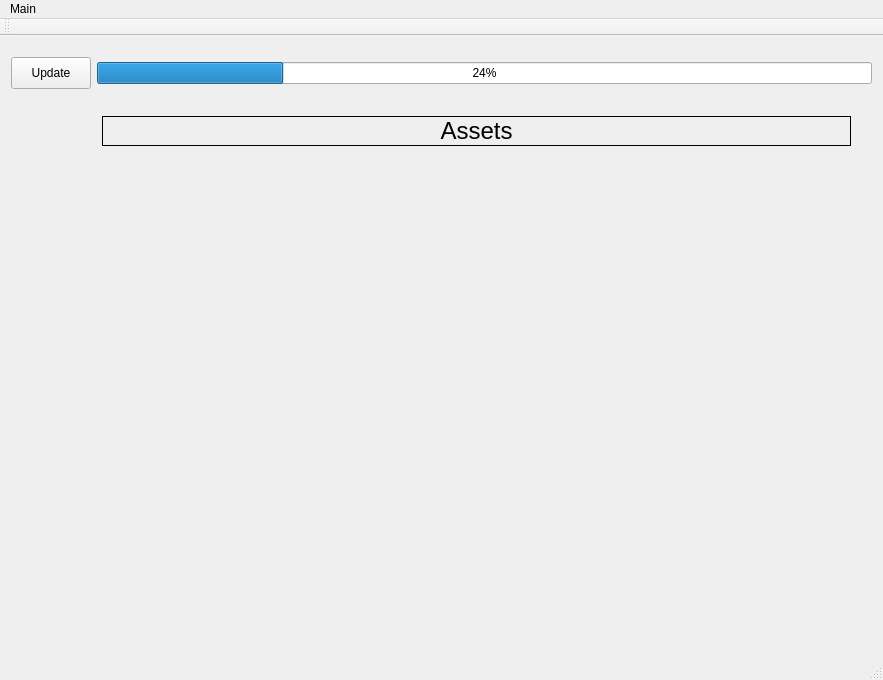
<?xml version="1.0" encoding="UTF-8"?>
<ui version="4.0">
 <class>MainWindow</class>
 <widget class="QMainWindow" name="MainWindow">
  <property name="geometry">
   <rect>
    <x>0</x>
    <y>0</y>
    <width>883</width>
    <height>680</height>
   </rect>
  </property>
  <property name="windowTitle">
   <string>MainWindow</string>
  </property>
  <widget class="QWidget" name="centralWidget">
   <layout class="QVBoxLayout" name="verticalLayout_3">
    <item>
     <layout class="QHBoxLayout" name="horizontalLayout">
      <property name="topMargin">
       <number>10</number>
      </property>
      <item>
       <widget class="QPushButton" name="pbRefresh">
        <property name="minimumSize">
         <size>
          <width>0</width>
          <height>32</height>
         </size>
        </property>
        <property name="text">
         <string>Update</string>
        </property>
        <property name="icon">
         <iconset resource="resource.qrc">
          <normaloff>:/icons/refresh</normaloff>:/icons/refresh</iconset>
        </property>
       </widget>
      </item>
      <item>
       <widget class="QProgressBar" name="updateBar">
        <property name="value">
         <number>24</number>
        </property>
       </widget>
      </item>
     </layout>
    </item>
    <item>
     <layout class="QHBoxLayout" name="horizontalLayout_2">
      <property name="leftMargin">
       <number>10</number>
      </property>
      <property name="topMargin">
       <number>10</number>
      </property>
      <property name="rightMargin">
       <number>10</number>
      </property>
      <property name="bottomMargin">
       <number>10</number>
      </property>
      <item>
       <widget class="SideBar" name="sidemenu" native="true">
        <property name="minimumSize">
         <size>
          <width>64</width>
          <height>0</height>
         </size>
        </property>
        <layout class="QGridLayout" name="gridLayout"/>
       </widget>
      </item>
      <item>
       <widget class="QStackedWidget" name="stackedPane">
        <property name="currentIndex">
         <number>2</number>
        </property>
        <widget class="QWidget" name="_0_splash">
         <layout class="QVBoxLayout" name="verticalLayout">
          <item>
           <widget class="QLabel" name="logo">
            <property name="sizePolicy">
             <sizepolicy hsizetype="Preferred" vsizetype="Preferred">
              <horstretch>0</horstretch>
              <verstretch>0</verstretch>
             </sizepolicy>
            </property>
            <property name="text">
             <string/>
            </property>
            <property name="pixmap">
             <pixmap resource="resource.qrc">:/icons/icon0</pixmap>
            </property>
            <property name="alignment">
             <set>Qt::AlignmentFlag::AlignCenter</set>
            </property>
           </widget>
          </item>
         </layout>
        </widget>
        <widget class="ZLogin" name="_1_login"/>
        <widget class="QWidget" name="_2_assets">
         <layout class="QVBoxLayout" name="verticalLayout_2" stretch="0,1">
          <item>
           <widget class="QLabel" name="label_2">
            <property name="font">
             <font>
              <pointsize>18</pointsize>
             </font>
            </property>
            <property name="locale">
             <locale language="English" country="UnitedStates"/>
            </property>
            <property name="frameShape">
             <enum>QFrame::Shape::Box</enum>
            </property>
            <property name="text">
             <string>Assets</string>
            </property>
            <property name="textFormat">
             <enum>Qt::TextFormat::PlainText</enum>
            </property>
            <property name="alignment">
             <set>Qt::AlignmentFlag::AlignCenter</set>
            </property>
           </widget>
          </item>
          <item>
           <widget class="ZAssetsWidget" name="assets" native="true"/>
          </item>
         </layout>
        </widget>
        <widget class="QWidget" name="_3_tickets">
         <layout class="QFormLayout" name="formLayout_3">
          <item row="0" column="0" colspan="2">
           <widget class="QLabel" name="label_3">
            <property name="font">
             <font>
              <pointsize>18</pointsize>
             </font>
            </property>
            <property name="locale">
             <locale language="English" country="UnitedStates"/>
            </property>
            <property name="frameShape">
             <enum>QFrame::Shape::Box</enum>
            </property>
            <property name="text">
             <string>Tickets</string>
            </property>
            <property name="textFormat">
             <enum>Qt::TextFormat::PlainText</enum>
            </property>
            <property name="alignment">
             <set>Qt::AlignmentFlag::AlignCenter</set>
            </property>
           </widget>
          </item>
         </layout>
        </widget>
        <widget class="QWidget" name="_4_steps">
         <layout class="QFormLayout" name="formLayout_4">
          <item row="0" column="0" colspan="2">
           <widget class="QLabel" name="label_4">
            <property name="font">
             <font>
              <pointsize>18</pointsize>
             </font>
            </property>
            <property name="locale">
             <locale language="English" country="UnitedStates"/>
            </property>
            <property name="frameShape">
             <enum>QFrame::Shape::Box</enum>
            </property>
            <property name="text">
             <string>Steps</string>
            </property>
            <property name="textFormat">
             <enum>Qt::TextFormat::PlainText</enum>
            </property>
            <property name="alignment">
             <set>Qt::AlignmentFlag::AlignCenter</set>
            </property>
           </widget>
          </item>
         </layout>
        </widget>
       </widget>
      </item>
     </layout>
    </item>
   </layout>
  </widget>
  <widget class="QMenuBar" name="menuBar">
   <property name="geometry">
    <rect>
     <x>0</x>
     <y>0</y>
     <width>883</width>
     <height>22</height>
    </rect>
   </property>
   <widget class="QMenu" name="menuMain">
    <property name="title">
     <string>Main</string>
    </property>
    <addaction name="actionLogin"/>
    <addaction name="actionAsset"/>
    <addaction name="actionTicket"/>
    <addaction name="actionStep"/>
   </widget>
   <addaction name="menuMain"/>
  </widget>
  <widget class="QToolBar" name="mainToolBar">
   <attribute name="toolBarArea">
    <enum>TopToolBarArea</enum>
   </attribute>
   <attribute name="toolBarBreak">
    <bool>false</bool>
   </attribute>
  </widget>
  <widget class="QStatusBar" name="statusBar"/>
  <action name="actionLogin">
   <property name="checkable">
    <bool>true</bool>
   </property>
   <property name="text">
    <string>Login</string>
   </property>
  </action>
  <action name="actionAsset">
   <property name="checkable">
    <bool>true</bool>
   </property>
   <property name="enabled">
    <bool>false</bool>
   </property>
   <property name="text">
    <string>Asset</string>
   </property>
  </action>
  <action name="actionTicket">
   <property name="checkable">
    <bool>true</bool>
   </property>
   <property name="enabled">
    <bool>false</bool>
   </property>
   <property name="text">
    <string>Ticket</string>
   </property>
  </action>
  <action name="actionStep">
   <property name="checkable">
    <bool>true</bool>
   </property>
   <property name="enabled">
    <bool>false</bool>
   </property>
   <property name="text">
    <string>Step</string>
   </property>
  </action>
 </widget>
 <layoutdefault spacing="6" margin="11"/>
 <customwidgets>
  <customwidget>
   <class>SideBar</class>
   <extends>QWidget</extends>
   <header>sidebar.h</header>
   <container>1</container>
  </customwidget>
  <customwidget>
   <class>ZLogin</class>
   <extends>QWidget</extends>
   <header>zlogin.h</header>
   <container>1</container>
  </customwidget>
  <customwidget>
   <class>ZAssetsWidget</class>
   <extends>QWidget</extends>
   <header location="global">zassetswidget.h</header>
   <container>1</container>
  </customwidget>
 </customwidgets>
 <resources>
  <include location="resource.qrc"/>
 </resources>
 <connections/>
</ui>
